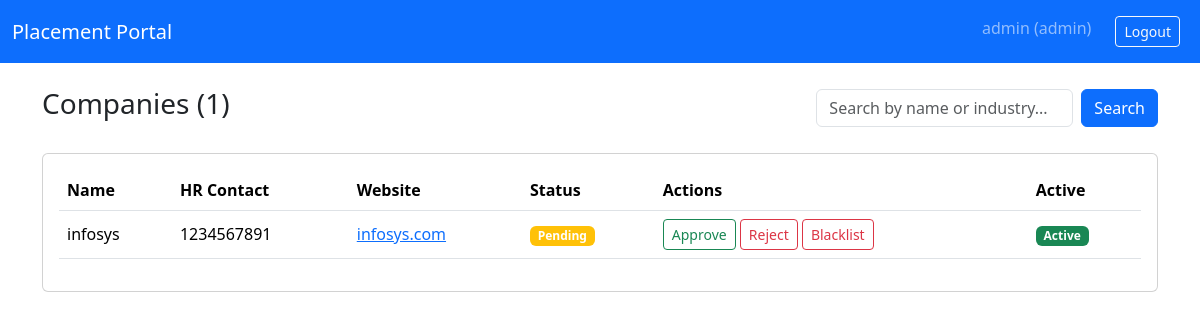
Page /admin/companies (signed in) on the earlier database version.
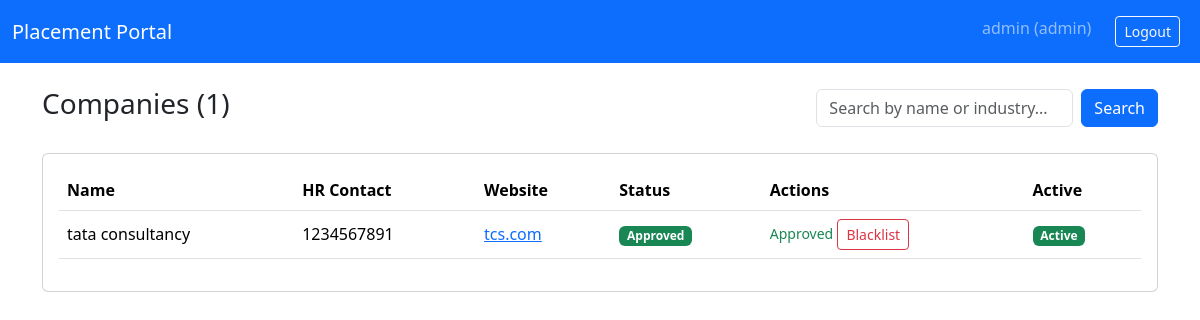
Same page on the later database version.
### models.py (models this page shows, shortened)
class User(UserMixin, db.Model):
    __tablename__ = 'user'
    id = db.Column(db.Integer, primary_key=True)
    username = db.Column(db.String(80), unique=True, nullable=False, index=True)
    email = db.Column(db.String(120), unique=True, nullable=False, index=True)
    password_hash = db.Column(db.String(128), nullable=False)
    role = db.Column(db.Enum(UserRole), nullable=False, index=True)
    is_active = db.Column(db.Boolean, default=True)
    created_at = db.Column(db.DateTime, default=datetime.utcnow, index=True)

class Company(db.Model):
    __tablename__ = 'company'
    id = db.Column(db.Integer, primary_key=True)
    user_id = db.Column(db.Integer, db.ForeignKey('user.id', ondelete='CASCADE'), nullable=False, unique=True)
    name = db.Column(db.String(100), nullable=False)
    industry = db.Column(db.String(100))
    is_blacklisted = db.Column(db.Boolean, default=False)
    hr_contact = db.Column(db.String(100))
    website = db.Column(db.String(200))
    address = db.Column(db.Text)
    is_approved = db.Column(db.Boolean, default=False)
    created_at = db.Column(db.DateTime, default=datetime.utcnow)

### app.py (the view, shortened to what this page needs)
@app.route("/admin/companies")
@login_required
def admin_companies():
    role_required(UserRole.ADMIN)
    query = request.args.get('q', '').strip().lower()
    companies = Company.query
    companies = companies.order_by(Company.created_at.desc()).all()
    return render_template("admin/companies.html", companies=companies, search_query=query)

### app.py (called while the page is built)
@login_manager.user_loader
def load_user(user_id):
    return User.query.get(int(user_id))

def role_required(role: UserRole):
    if (not current_user.is_authenticated) or (current_user.role != role):
        abort(403)

@app.context_processor
def inject_profile_status():
    def get_profile_status(user):
        if user.role != UserRole.STUDENT:
            return "complete"
        student = user.student[0]
        if not student:
            return "incomplete"
        score = 0
        if student.full_name: score += 1
        if student.branch: score += 1
        if student.skills: score += 1
        if student.resume_path: score += 2
        if score >= 4: return "complete"
        elif score >= 2: return "partial"
        return "incomplete"
    return dict(get_profile_status=get_profile_status)

### templates/admin/companies.html (shortened to what this page needs)
{% extends "base.html" %}
{% block content %}
<div class="d-flex justify-content-between align-items-center mb-4">
  <h3>Companies ({{ companies|length }})</h3>
  <form method="get" class="d-flex">
    <input name="q" value="{{ search_query }}" placeholder="Search by name or industry..." class="form-control me-2">
    <button class="btn btn-primary">Search</button>
  </form>
</div>
<div class="card">
  <div class="card-body table-responsive">
    <table class="table table-hover align-middle">
      <thead>
      <tr>
        <th>Name</th>
        <th>HR Contact</th>
        <th>Website</th>
        <th>Status</th>
        <th>Actions</th>
        <th>Active</th>
      </tr>
      </thead>
      <tbody>
      {% for c in companies %}
        <tr>
          <td>{{ c.name }}</td>
          <td>{{ c.hr_contact or '-' }}</td>
          <td>
            {% if c.website %}
              <a href="{{ c.website }}" target="_blank">{{ c.website }}</a>
            {% else %}-{% endif %}
          </td>
          <td>
            <span class="badge bg-{{ 'success' if c.is_approved else 'warning' }}">
              {{ 'Approved' if c.is_approved else 'Pending' }}
            </span>
          </td>
          <td>
            {% if not c.is_approved %}
              <a class="btn btn-sm btn-outline-success" href="{{ url_for('admin_approve_company', company_id=c.id) }}">Approve</a>
              <a class="btn btn-sm btn-outline-danger" href="{{ url_for('admin_reject_company', company_id=c.id) }}">Reject</a>
               {% if not c.is_blacklisted %}
    <a href="{{ url_for('admin_blacklist_company', company_id=c.id) }}" class="btn btn-sm btn-outline-danger">Blacklist</a>
  {% else %}
    <a href="{{ url_for('admin_activate_company', company_id=c.id) }}" class="btn btn-sm btn-outline-success">Activate</a>
  {% endif %}
            {% else %}
              <span class="text-success small">Approved</span>
               {% if not c.is_blacklisted %}
    <a href="{{ url_for('admin_blacklist_company', company_id=c.id) }}" class="btn btn-sm btn-outline-danger">Blacklist</a>
  {% else %}
    <a href="{{ url_for('admin_activate_company', company_id=c.id) }}" class="btn btn-sm btn-outline-success">Activate</a>
  {% endif %}
            {% endif %}
          </td>
          <td>
  {% if c.is_blacklisted %}
    <span class="badge bg-danger">Blacklisted</span>
  {% else %}
    <span class="badge bg-success">Active</span>
  {% endif %}
</td>
        </tr>
      {% endfor %}
      </tbody>
    </table>
  </div>
</div>
{% endblock %}

### templates/base.html (shortened to what this page needs)
<!doctype html>
<html lang="en">
<head>
  <link
    href="https://cdn.jsdelivr.net/npm/bootstrap@5.3.3/dist/css/bootstrap.min.css"
    rel="stylesheet">
  <link rel="stylesheet" href="{{ url_for('static', filename='css/style.css') }}">
</head>
<body>
<nav class="navbar navbar-expand-lg navbar-dark bg-primary">
  <div class="container-fluid">
    <a class="navbar-brand" href="{{ url_for('dashboard') if current_user.is_authenticated else url_for('login') }}">
      Placement Portal
    </a>
    <div class="d-flex">
      {% if current_user.is_authenticated %}
        <span class="navbar-text me-3">
          {{ current_user.username }} ({{ current_user.role.value }})
        </span>
        <a class="btn btn-outline-light btn-sm m-2" href="{{ url_for('logout') }}">Logout</a>
      {% endif %}
    </div>
  </div>
</nav>
<div class="container mt-4">
  {% block content %}{% endblock %}
</div>
</body>
</html>

Differences in the rows shown:
removed Company: name "infosys", hr_contact "1234567891", website "infosys.com", is_approved "Pending", is_blacklisted "Active"
added Company: name "tata consultancy", hr_contact "1234567891", website "tcs.com", is_approved "Approved", is_blacklisted "Active"
